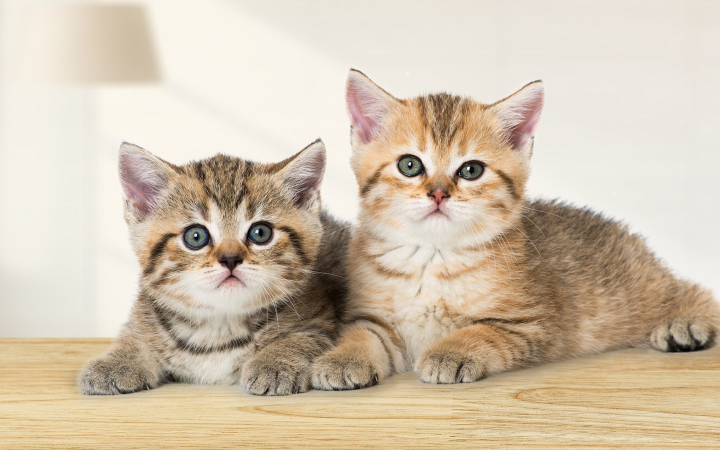
#> input picture image/kucing.jpg, 1440 x 900 px (shown at 1/2 size)
$ python 02_properti_gambar.py
#> lines starting #> are read from the running program, lines starting #| are printed output that depends on the picture
"""
==========================================================================
PERCOBAAN 2: PROPERTI GAMBAR
==========================================================================
Program ini mempelajari cara mengakses dan memahami properti-properti
dasar sebuah gambar digital: dimensi, tipe data, jumlah piksel, memory,
jumlah channel, dan format data.

Fungsi utama yang dipelajari:
- img.shape      : Mendapatkan dimensi gambar (height, width, channels)
- img.dtype      : Tipe data piksel (uint8, float32, dll)
- img.size       : Total jumlah elemen (piksel × channel)
- img.nbytes     : Ukuran memori yang digunakan
- img.ndim       : Jumlah dimensi array
==========================================================================
"""

# Mengimpor library OpenCV untuk pemrosesan gambar
import cv2

# Mengimpor library NumPy untuk operasi array
import numpy as np

# Mengimpor library os untuk operasi path
import os

# Mengimpor matplotlib untuk visualisasi
import matplotlib.pyplot as plt

# Mendapatkan direktori script saat ini
SCRIPT_DIR = os.path.dirname(os.path.abspath(__file__))
IMAGE_DIR = os.path.join(SCRIPT_DIR, "image")
OUTPUT_DIR = os.path.join(SCRIPT_DIR, "output")
os.makedirs(OUTPUT_DIR, exist_ok=True)

print("=" * 60)
print("PERCOBAAN 2: PROPERTI GAMBAR")
print("=" * 60)

# ============================================================
# 1. Membaca gambar berwarna dan grayscale
# ============================================================

# Membaca gambar kucing dalam mode warna (3 channel BGR)
img_color = cv2.imread(os.path.join(IMAGE_DIR, "kucing.jpg"), cv2.IMREAD_COLOR)
#> img_color is the input picture: shape (900, 1440, 3); mean B, G, R 173.8, 194.5, 209.4

# Membaca gambar yang sama dalam mode grayscale (1 channel)
img_gray = cv2.imread(os.path.join(IMAGE_DIR, "kucing.jpg"), cv2.IMREAD_GRAYSCALE)
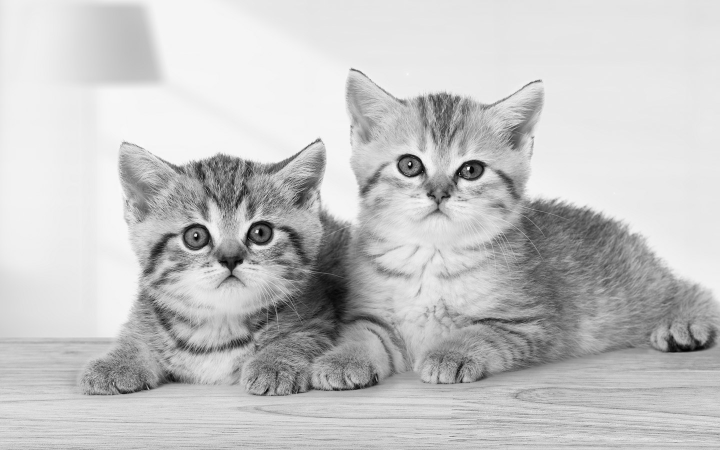
#> img_gray: shape (900, 1440) (shown at 1/2 size); min 0, max 255, mean 196.6

# Memeriksa apakah gambar berhasil dimuat
if img_color is None:
    print("[ERROR] Jalankan download_image.py terlebih dahulu!")
    exit()

# ============================================================
# 2. Mengakses properti gambar berwarna
# ============================================================
print("\n--- Properti Gambar Berwarna ---")

# img.shape mengembalikan tuple (height, width, channels)
# height = jumlah baris piksel (tinggi)
# width = jumlah kolom piksel (lebar)
# channels = jumlah channel warna (3 untuk BGR)
# ★ KODE INTI ★ — Perhatikan urutan: (TINGGI, LEBAR, channel) — BUKAN (lebar, tinggi)!
# Ini berlawanan dengan konvensi (x,y) yang biasa digunakan di grafis
tinggi, lebar, channels = img_color.shape
print(f"  Dimensi (shape)      : {img_color.shape}")
#|   Dimensi (shape)      : (900, 1440, 3)
print(f"  Tinggi (height)      : {tinggi} piksel")
#|   Tinggi (height)      : 900 piksel
print(f"  Lebar (width)        : {lebar} piksel")
#|   Lebar (width)        : 1440 piksel
print(f"  Jumlah channel       : {channels} (B, G, R)")
#|   Jumlah channel       : 3 (B, G, R)

# img.dtype menunjukkan tipe data setiap piksel
# uint8 = unsigned integer 8-bit, range 0-255
print(f"  Tipe data (dtype)    : {img_color.dtype}")
#|   Tipe data (dtype)    : uint8

# img.size mengembalikan total elemen = height × width × channels
print(f"  Total elemen (size)  : {img_color.size}")
#|   Total elemen (size)  : 3888000

# img.nbytes mengembalikan ukuran memori dalam bytes
print(f"  Ukuran memori        : {img_color.nbytes} bytes ({img_color.nbytes/1024:.1f} KB)")
#|   Ukuran memori        : 3888000 bytes (3796.9 KB)

# img.ndim mengembalikan jumlah dimensi array
# Gambar berwarna = 3 dimensi (height, width, channels)
print(f"  Jumlah dimensi       : {img_color.ndim}")
#|   Jumlah dimensi       : 3

# ============================================================
# 3. Mengakses properti gambar grayscale
# ============================================================
print("\n--- Properti Gambar Grayscale ---")

# Gambar grayscale hanya memiliki 2 dimensi (height, width)
print(f"  Dimensi (shape)      : {img_gray.shape}")
#|   Dimensi (shape)      : (900, 1440)
print(f"  Tinggi (height)      : {img_gray.shape[0]} piksel")
#|   Tinggi (height)      : 900 piksel
print(f"  Lebar (width)        : {img_gray.shape[1]} piksel")
#|   Lebar (width)        : 1440 piksel
print(f"  Tipe data (dtype)    : {img_gray.dtype}")
#|   Tipe data (dtype)    : uint8
print(f"  Total elemen (size)  : {img_gray.size}")
#|   Total elemen (size)  : 1296000
print(f"  Ukuran memori        : {img_gray.nbytes} bytes ({img_gray.nbytes/1024:.1f} KB)")
#|   Ukuran memori        : 1296000 bytes (1265.6 KB)
print(f"  Jumlah dimensi       : {img_gray.ndim}")
#|   Jumlah dimensi       : 2

# ============================================================
# 4. Statistik nilai piksel
# ============================================================
print("\n--- Statistik Nilai Piksel (Gambar Berwarna) ---")

# np.min() dan np.max() mencari nilai minimum dan maksimum
print(f"  Nilai minimum        : {np.min(img_color)}")
#|   Nilai minimum        : 0
print(f"  Nilai maksimum       : {np.max(img_color)}")
#|   Nilai maksimum       : 255

# np.mean() menghitung rata-rata nilai piksel
print(f"  Rata-rata            : {np.mean(img_color):.2f}")
#|   Rata-rata            : 192.60

# np.std() menghitung standar deviasi nilai piksel
print(f"  Standar deviasi      : {np.std(img_color):.2f}")
#|   Standar deviasi      : 52.11

# Statistik per channel (B, G, R)
print("\n--- Statistik Per Channel ---")
for i, nama_ch in enumerate(["Blue", "Green", "Red"]):
    # Mengakses channel ke-i menggunakan img[:,:,i]
    ch = img_color[:, :, i]
    print(f"  {nama_ch:6s}: min={np.min(ch):3d}, max={np.max(ch):3d}, "
          f"mean={np.mean(ch):.1f}, std={np.std(ch):.1f}")
#> this loop made 3 passes
#|   Blue  : min=  0, max=255, mean=173.8, std=56.4
#|   Green : min=  0, max=255, mean=194.5, std=49.5
#|   Red   : min=  0, max=255, mean=209.4, std=43.3
#> pass 1, `ch = img_color[:, :, i]`:
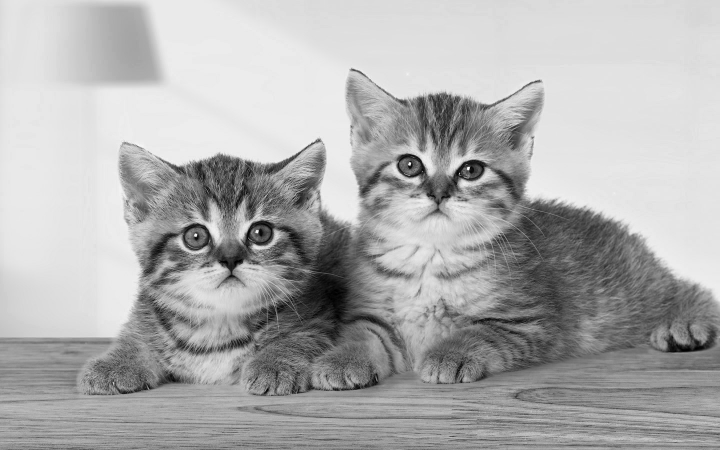
#> ch: shape (900, 1440) (shown at 1/2 size); min 0, max 255, mean 173.8
#> pass 3, `ch = img_color[:, :, i]`:
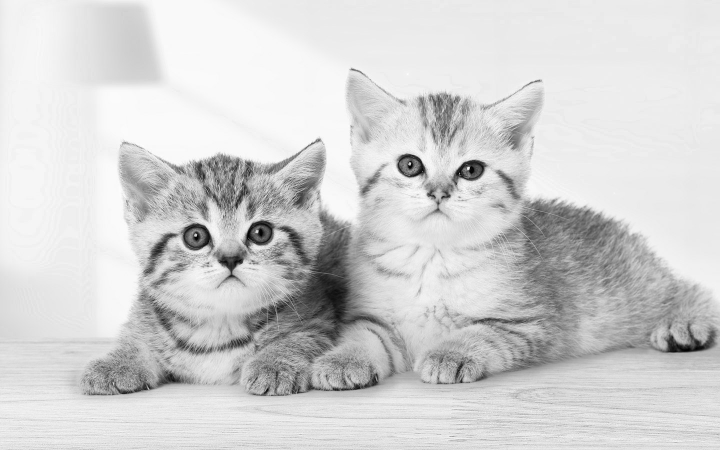
#> ch: shape (900, 1440) (shown at 1/2 size); min 0, max 255, mean 209.4

# ============================================================
# 5. Perbandingan ukuran memori berbagai tipe data
# ============================================================
print("\n--- Perbandingan Tipe Data ---")

# Mengkonversi gambar ke float32 (range 0.0 - 255.0)
img_float32 = img_color.astype(np.float32)
print(f"  uint8  : {img_color.nbytes/1024:.1f} KB  (range 0-255)")
#|   uint8  : 3796.9 KB  (range 0-255)
print(f"  float32: {img_float32.nbytes/1024:.1f} KB (range 0.0-255.0)")
#|   float32: 15187.5 KB (range 0.0-255.0)

# Mengkonversi gambar ke float64
img_float64 = img_color.astype(np.float64)
print(f"  float64: {img_float64.nbytes/1024:.1f} KB (range 0.0-255.0)")
#|   float64: 30375.0 KB (range 0.0-255.0)

# Normalisasi ke range 0.0 - 1.0 (umum untuk deep learning)
img_normalized = img_color.astype(np.float32) / 255.0
print(f"  float32 normalized: min={img_normalized.min():.2f}, max={img_normalized.max():.2f}")
#|   float32 normalized: min=0.00, max=1.00

# ============================================================
# 6. Resolusi dan Aspect Ratio
# ============================================================
print("\n--- Resolusi dan Aspect Ratio ---")

# Menghitung total piksel (resolusi)
total_piksel = tinggi * lebar
print(f"  Total piksel         : {total_piksel:,} ({total_piksel/1e6:.2f} Megapiksel)")
#|   Total piksel         : 1,296,000 (1.30 Megapiksel)

# Menghitung aspect ratio
from math import gcd
# gcd = greatest common divisor (faktor persekutuan terbesar)
pembagi = gcd(lebar, tinggi)
print(f"  Aspect ratio         : {lebar//pembagi}:{tinggi//pembagi}")
#|   Aspect ratio         : 8:5

# ============================================================
# 7. Visualisasi ringkasan properti
# ============================================================

# Membuat figure untuk menampilkan gambar beserta propertinya
fig, axes = plt.subplots(1, 2, figsize=(14, 5))

# Subplot 1: Gambar berwarna dengan info properti
img_rgb = cv2.cvtColor(img_color, cv2.COLOR_BGR2RGB)
axes[0].imshow(img_rgb)
axes[0].set_title(f"Berwarna: {lebar}×{tinggi}×{channels}\n"
                  f"dtype={img_color.dtype}, {img_color.nbytes/1024:.0f}KB")
axes[0].axis("off")

# Subplot 2: Gambar grayscale dengan info properti
axes[1].imshow(img_gray, cmap="gray")
axes[1].set_title(f"Grayscale: {img_gray.shape[1]}×{img_gray.shape[0]}\n"
                  f"dtype={img_gray.dtype}, {img_gray.nbytes/1024:.0f}KB")
axes[1].axis("off")

# Menambahkan judul utama
plt.suptitle("Percobaan 2: Properti Gambar Digital", fontsize=14, fontweight="bold")
plt.tight_layout()

# Menyimpan hasil ke folder output
output_path = os.path.join(OUTPUT_DIR, "02_properti_gambar_hasil.png")
plt.savefig(output_path, dpi=150, bbox_inches="tight")
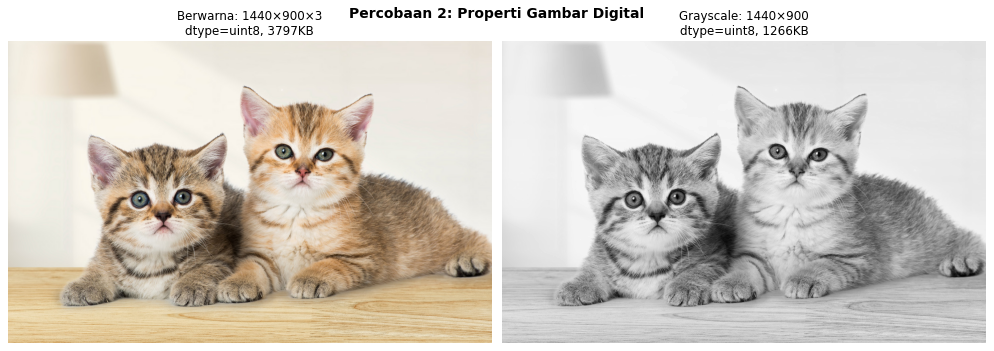
#> figure drawn by matplotlib, 2 panels
print(f"\n[OUTPUT] Hasil disimpan di: {output_path}")
plt.show()

# ============================================================
# RINGKASAN
# ============================================================
print("\n" + "=" * 60)
print("RINGKASAN PERCOBAAN 2")
print("=" * 60)
print("Properti penting gambar digital:")
print("  1. shape    → Dimensi (h, w, ch) atau (h, w) untuk grayscale")
print("  2. dtype    → Tipe data piksel (uint8, float32, float64)")
print("  3. size     → Total elemen (h × w × ch)")
print("  4. nbytes   → Ukuran memori dalam bytes")
print("  5. ndim     → Jumlah dimensi (2=grayscale, 3=berwarna)")
print("  6. min/max  → Range nilai piksel")
print("  7. mean/std → Statistik distribusi piksel")
print("=" * 60)

$ run again, with image/ballroom.jpg copied over image/kucing.jpg
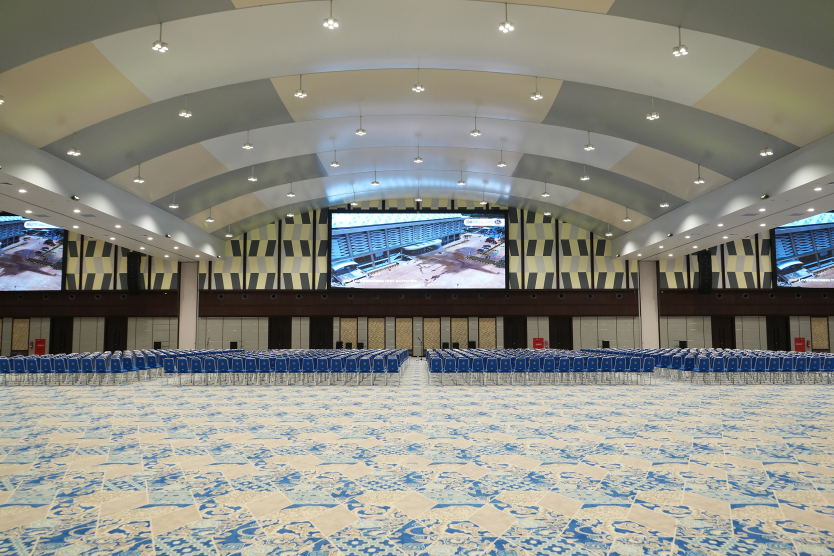
#> input picture image/ballroom.jpg, 2500 x 1667 px (shown at 1/3 size)
#> img_color is the input picture: shape (1667, 2500, 3); mean B, G, R 131.6, 139.7, 139.2
#|   Dimensi (shape)      : (1667, 2500, 3)
#|   Tinggi (height)      : 1667 piksel
#|   Lebar (width)        : 2500 piksel
#|   Jumlah channel       : 3 (B, G, R)
#|   Tipe data (dtype)    : uint8
#|   Total elemen (size)  : 12502500
#|   Ukuran memori        : 12502500 bytes (12209.5 KB)
#|   Jumlah dimensi       : 3
#|   Dimensi (shape)      : (1667, 2500)
#|   Tinggi (height)      : 1667 piksel
#|   Lebar (width)        : 2500 piksel
#|   Tipe data (dtype)    : uint8
#|   Total elemen (size)  : 4167500
#|   Ukuran memori        : 4167500 bytes (4069.8 KB)
#|   Jumlah dimensi       : 2
#|   Nilai minimum        : 0
#|   Nilai maksimum       : 255
#|   Rata-rata            : 136.85
#|   Standar deviasi      : 55.39
#> the loop `for i, nama_ch in enumerate(["Blue", "Green", "Red"]):` made 3 passes
#|   Blue  : min=  0, max=255, mean=131.6, std=53.1
#|   Green : min=  0, max=255, mean=139.7, std=55.2
#|   Red   : min=  0, max=255, mean=139.2, std=57.4
#> pass 1, `ch = img_color[:, :, i]`:
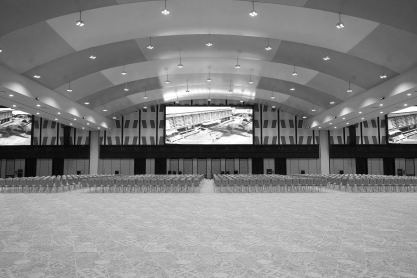
#> ch: shape (1667, 2500) (shown at 1/6 size); min 0, max 255, mean 131.6
#|   uint8  : 12209.5 KB  (range 0-255)
#|   float32: 48837.9 KB (range 0.0-255.0)
#|   float64: 97675.8 KB (range 0.0-255.0)
#|   float32 normalized: min=0.00, max=1.00
#|   Total piksel         : 4,167,500 (4.17 Megapiksel)
#|   Aspect ratio         : 2500:1667
#> `plt.savefig(output_path, dpi=150, bbox_inches="tight")`:
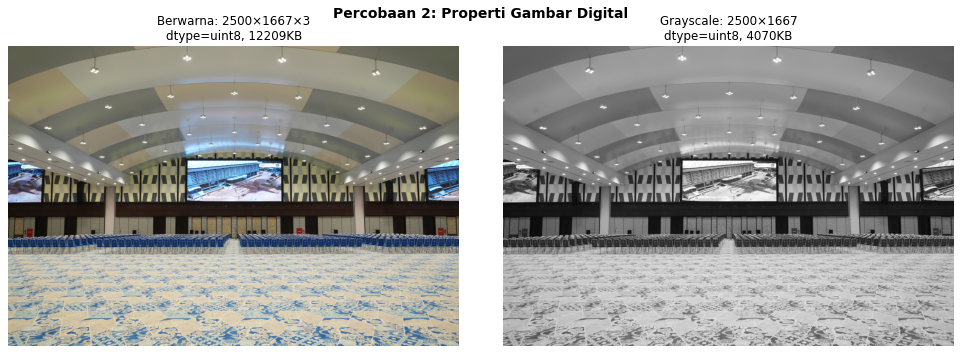
#> figure drawn by matplotlib, 2 panels
